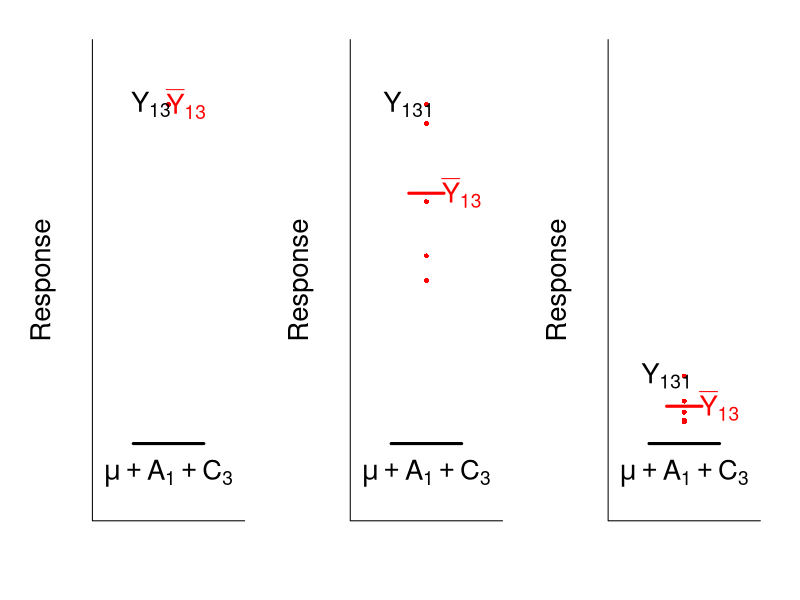
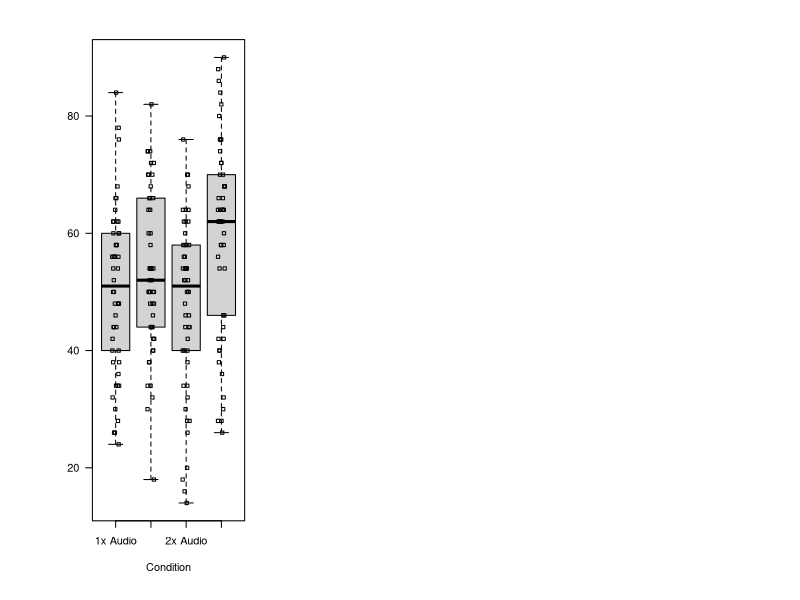
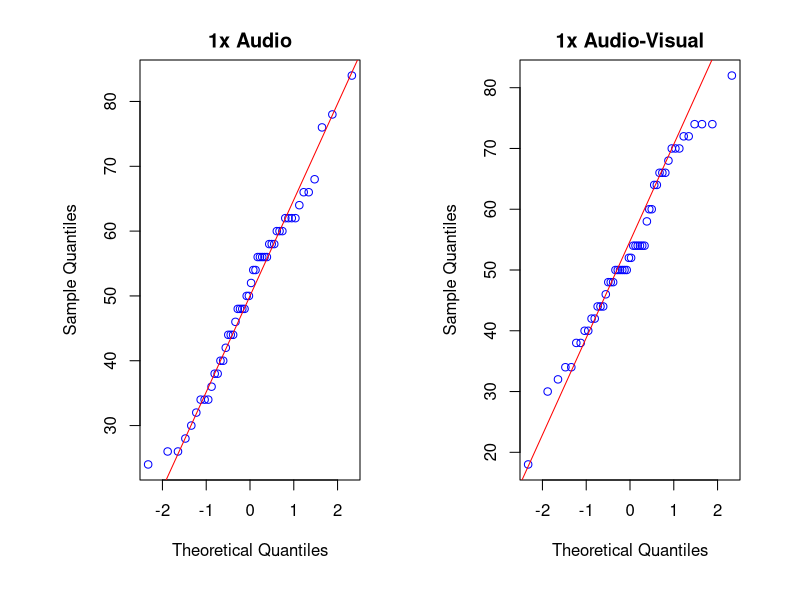
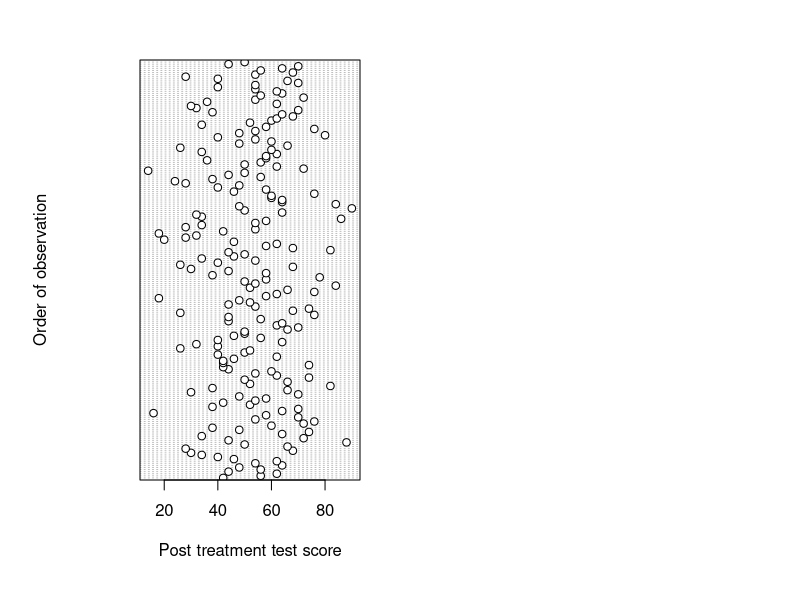

The R source for these figures, in order:
## ---- chunk 1

# Load necessary libraries
set.seed(5)

# Generate data
data2 <- data.frame(Treatment = rep("T1B3", 5), Response = rnorm(5, 10, 2))  
data3 <- data.frame(Treatment = rep("T1B3", 5), Response = rnorm(5, 4, 2))  

# Set graphical layout
par(mfrow = c(1, 3), mar = c(5, 6, 2, 2), oma = c(1, 1, 1, 1))  # Adjust margins

y_lim <- c(0, 15)
cex.spec <- 2.5

## PLOT 1: Single Data Point (No Replication)
plot(1, max(data2$Response), pch = 16, col = "red", xlim = c(0.8, 1.2), ylim = y_lim, xaxt = "n", yaxt = "n", ylab = "Response", xlab = "", main = "", bty = "l", cex.axis = cex.spec, cex.lab = cex.spec)

text(1.05, max(data2$Response), expression(bar(Y)[13]), col = "red", cex = cex.spec)
text(0.95, max(data2$Response), expression(Y[13]), col = "black", cex = cex.spec)
segments(x0 = 0.9, x1 = 1.1, y0 = 2, y1 = 2, lwd = 3)
text(1, 1, expression(mu + A[1] + C[3]), cex = cex.spec)

## PLOT 2: Multiple Observations (Replication Introduced)
plot(rep(1, 5), data2$Response, pch = 16, col = "red", xlim = c(0.8, 1.2), ylim = y_lim, xaxt = "n",
     yaxt = "n", ylab = "Response", xlab = "", main = "", bty = "l", cex.axis = cex.spec, cex.lab = cex.spec)
text(1.1, mean(data2$Response), expression(bar(Y)[13]), col = "red", cex = cex.spec)
text(0.95, max(data2$Response), expression(Y[131]), col = "black", cex = cex.spec)
segments(x0 = 0.95, x1 = 1.05, y0 = mean(data2$Response), y1 = mean(data2$Response), lwd = 3, col = "red")
segments(x0 = 0.9, x1 = 1.1, y0 = 2, y1 = 2, lwd = 3)
text(1, 1, expression(mu + A[1] + C[3]), cex =cex.spec)

## PLOT 3: Lower Response Values
plot(rep(1, 5), data3$Response, pch = 16, col = "red", xlim = c(0.8, 1.2), ylim = y_lim, xaxt = "n",
     yaxt = "n", ylab = "Response", xlab = "", main = "", bty = "l", cex.axis = cex.spec, cex.lab = cex.spec)
text(1.1, mean(data3$Response), expression(bar(Y)[13]), col = "red", cex = cex.spec)
text(0.95, max(data3$Response), expression(Y[131]), col = "black", cex = cex.spec)
segments(x0 = 0.95, x1 = 1.05, y0 = mean(data3$Response), y1 = mean(data3$Response), lwd = 3, col = "red")
segments(x0 = 0.9, x1 = 1.1, y0 = 2, y1 = 2, lwd = 3)
text(1, 1, expression(mu + A[1] + C[3]), cex = cex.spec)


## ---- chunk 2

data <- read.csv("Datasets/Exp2DataPlayback.csv")

head(data)

## ---- chunk 3
summary(data)

## ---- chunk 4

data$Condition <- factor(data$Condition)
data$Content.Type <- factor(data$Content.Type)
data$Speed <- factor(data$Speed)

summary(data)

## ---- chunk 5

boxplot(Accuracy ~ Condition, data = data, 
        ylab = "", main = "", las = 1) 

# we could also have specified the first argument as Accuracy ~ Content.Type * Speed

stripchart(Accuracy ~ Condition, data = data, vertical = TRUE, add = TRUE, method = "jitter")

## ---- chunk 6

par(mfrow=c(1,2)) # splitting the plotting window into 1 row with 2 columns

qqnorm(data$Accuracy[data$Condition == "1x Audio"], pty = 4, col ="blue", main = "1x Audio")
qqline(data$Accuracy[data$Condition == "1x Audio"], col = "red")

qqnorm(data$Accuracy[data$Condition == "1x Audio-Visual"], pty = 4, col ="blue", main = "1x Audio-Visual")
qqline(data$Accuracy[data$Condition == "1x Audio-Visual"], col = "red")

## ---- chunk 7

sort(tapply(data$Accuracy, data$Condition, sd))

## ---- chunk 8

dotchart(data$Accuracy, ylab = "Order of observation", xlab ="Post treatment test score")

## ---- chunk 9
model <- aov(Accuracy ~ Speed + Content.Type + Speed:Content.Type, data = data)
model.tables(model, type = "means", se = TRUE)
## ---- chunk 10

model.tables(model, type = "effects", se = TRUE)

